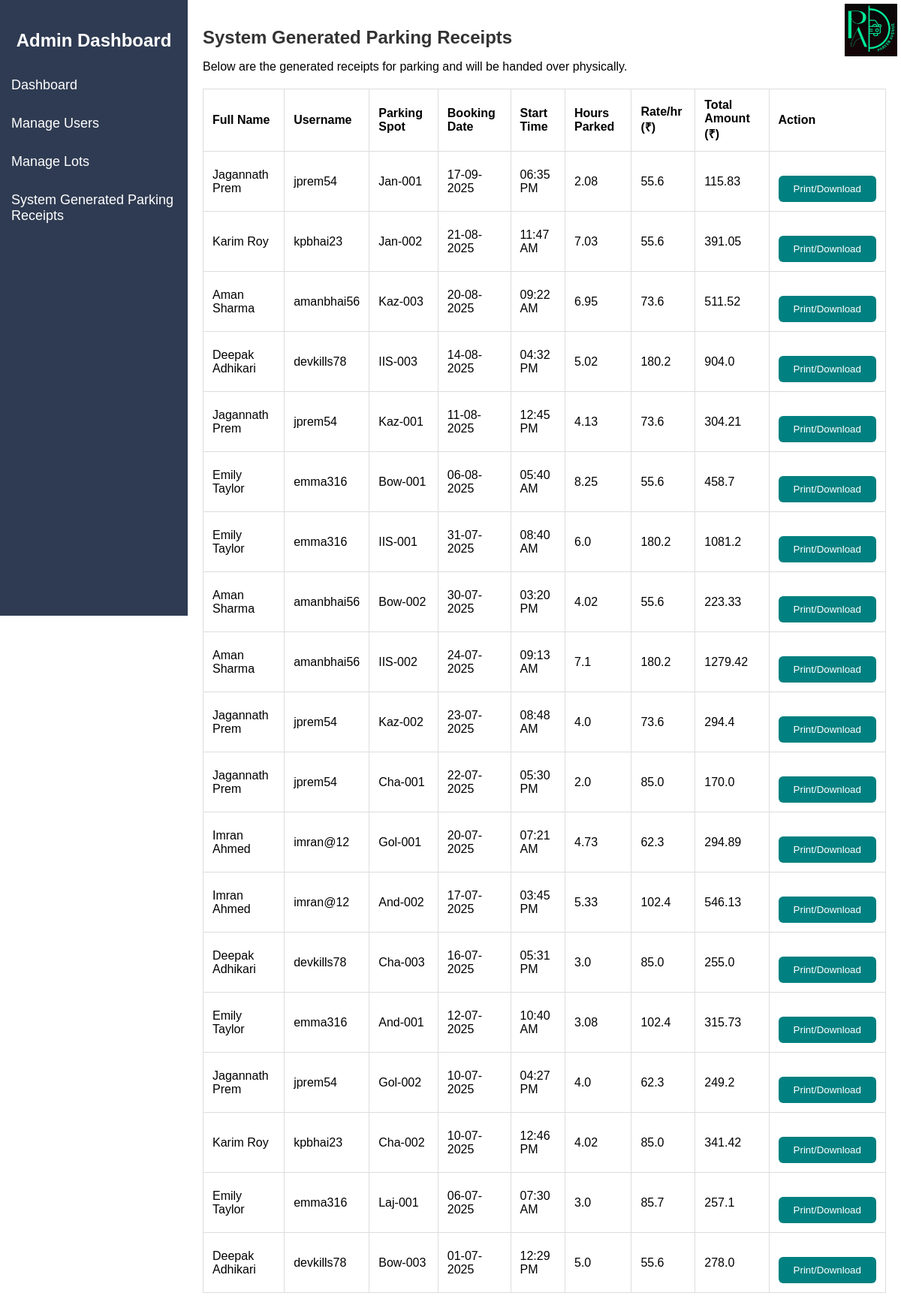
Before: /receipts (signed in) with the older database file.
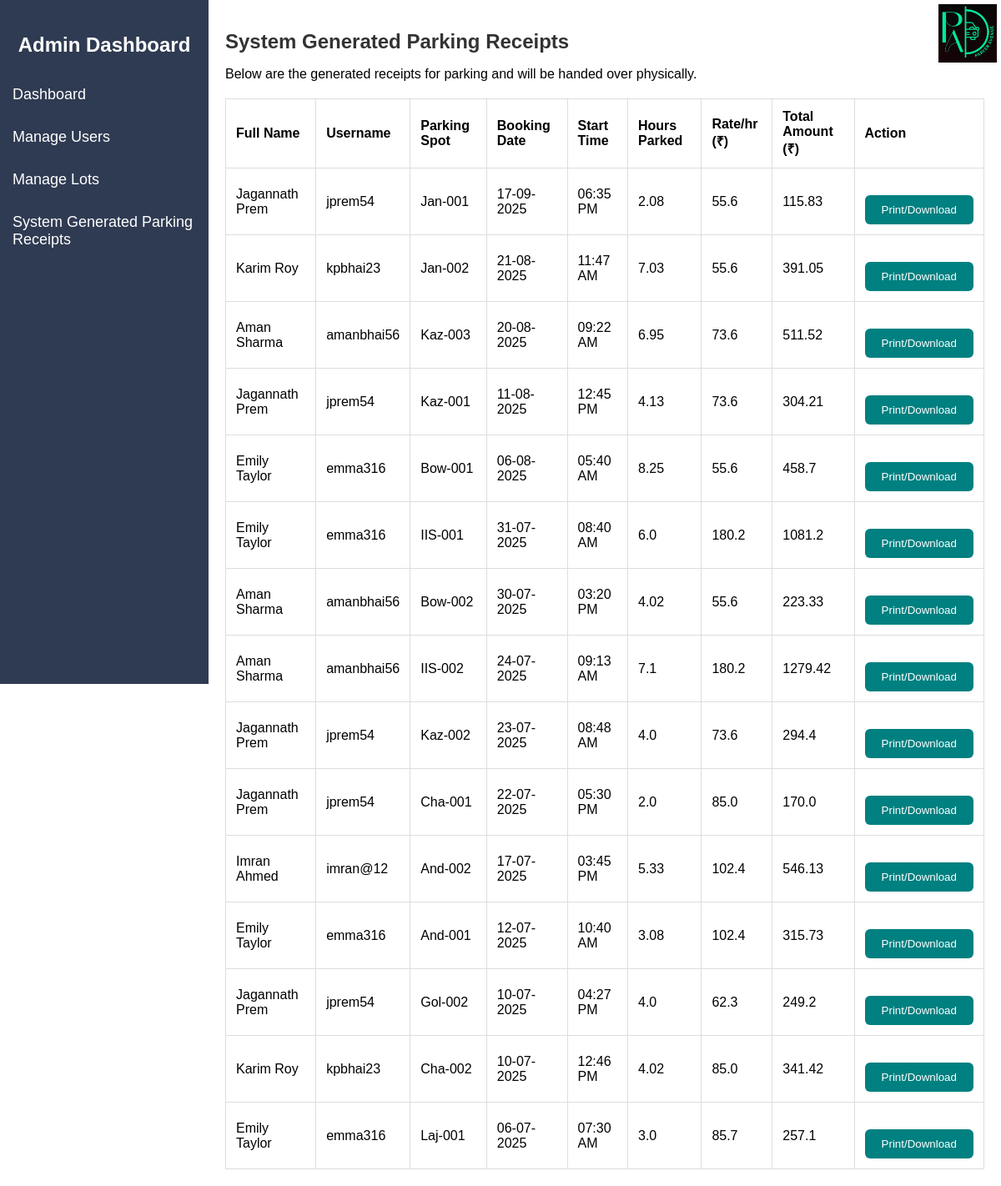
After: the same page with the newer database file.
### models.py (models this page shows, shortened)
class User(db.Model):
    id=db.Column(db.Integer, primary_key=True)
    username=db.Column(db.String(80), unique=True, nullable=False)
    fullname=db.Column(db.String(100), nullable=True)
    email=db.Column(db.String(120), unique=True, nullable=False)
    password=db.Column(db.String(50), nullable=False)
    dob=db.Column(db.Date, nullable=False)
    state=db.Column(db.String(50), nullable=False)
    is_admin=db.Column(db.Boolean, default=False)
    is_banned=db.Column(db.Boolean, default=False)
    reservations=db.relationship('Reservation', backref='user', lazy=True)

class ParkingSpot(db.Model):
    id=db.Column(db.Integer, primary_key=True)
    lot_id=db.Column(db.Integer, db.ForeignKey('parking_lot.id'), nullable=False)
    status=db.Column(db.String(1), default='A')  # A = Available, O = Occupied
    spot_number=db.Column(db.String(10), nullable=False)
    reservation=db.relationship('Reservation', backref='spot', uselist=False)

class Reservation(db.Model):
    id=db.Column(db.Integer, primary_key=True)
    spot_id=db.Column(db.Integer, db.ForeignKey('parking_spot.id'), nullable=False)
    user_id=db.Column(db.Integer, db.ForeignKey('user.id'), nullable=False)
    vehicle_id=db.Column(db.Integer, db.ForeignKey('vehicle.id'), nullable=True)
    parking_timestamp=db.Column(db.DateTime, default=datetime.utcnow)
    leaving_timestamp=db.Column(db.DateTime, nullable=True)
    cost_per_hour=db.Column(db.Float, nullable=False)
    total_cost=db.Column(db.Float, default=0.0)
    status=db.Column(db.String(20), default='Pending')

### app.py (the view)
@app.route('/receipts')
@admin_required
def receipts():
    reservations=Reservation.query.filter(
        Reservation.leaving_timestamp.isnot(None), Reservation.status!="Cancelled"
    ).order_by(Reservation.leaving_timestamp.desc()).all()
    receipts = []
    for i in reservations:
        receipts.append({'id':i.id,'username':i.user.username,'fullname':i.user.fullname,'parking_spot':i.spot.spot_number,'booking_date':i.parking_timestamp.strftime('%d-%m-%Y'),'start_time':i.parking_timestamp.strftime('%I:%M %p'),'hours_parked': round((i.leaving_timestamp-i.parking_timestamp).total_seconds()/3600, 2),'rate_per_hour':i.cost_per_hour,'total_amount':i.total_cost})
    return render_template('receipt.html', receipts=receipts)

### app.py (called while the page is built)
def admin_required(f):
    @wraps(f)
    def decorated_function(*args, **kwargs):
        if not session.get('admin_logged_in'):
            flash('Admin access is required', 'danger')
            return redirect(url_for('admin_login'))
        return f(*args, **kwargs)
    return decorated_function

### templates/receipt.html (shortened to what this page needs)
<!DOCTYPE html>
<html lang="en">
<head>
</head>
<body>
    <div class="sidebar">
        <h2>Admin Dashboard</h2>
        <a href="{{ url_for('admin_dashboard') }}">Dashboard</a>
        <a href="{{ url_for('manage_users') }}">Manage Users</a>
        <a href="{{ url_for('manage_lots') }}">Manage Lots</a>
        <a href="{{ url_for('receipts') }}">System Generated Parking Receipts</a>
    </div>
    <div class="main-content">
        <div class="logo-container">
            <img src="{{ url_for('static', filename='../static/images/parker_avenue_logo.png') }}" alt=" ">
        </div>
        <h1>System Generated Parking Receipts</h1>
        <p>Below are the generated receipts for parking and will be handed over physically.</p>
        <table id="receiptTable">
            <thead>
                <tr>
                    <th>Full Name</th>
                    <th>Username</th>
                    <th>Parking Spot</th>
                    <th>Booking Date</th>
                    <th>Start Time</th>
                    <th>Hours Parked</th>
                    <th>Rate/hr (₹)</th>
                    <th>Total Amount (₹)</th>
                    <th class="action-col">Action</th>
                </tr>
            </thead>
            <tbody>
                {% for receipt in receipts %}
                <tr id="receipt-row-{{ receipt.id }}">
                    <td>{{ receipt.fullname }}</td>
                    <td>{{ receipt.username }}</td>
                    <td>{{ receipt.parking_spot }}</td>
                    <td>{{ receipt.booking_date }}</td>
                    <td>{{ receipt.start_time }}</td>
                    <td>{{ receipt.hours_parked }}</td>
                    <td>{{ receipt.rate_per_hour }}</td>
                    <td>{{ receipt.total_amount }}</td>
                    <td class="action-col">
                        <button class="print-btn" onclick="printRow('receipt-row-{{ receipt.id }}')">Print/Download</button>
        </td>
    </tr>
    {% endfor %}
            </tbody>
        </table>
    </div>
</body>
</html>

Changed rows visible on the page:
removed User: fullname "Deepak Adhikari" "Deepak Adhikari" "Deepak Adhikari", username "devkills78" "devkills78" "devkills78"
no longer on this page (row unchanged): ParkingSpot: parking_spot "IIS-003"
removed Reservation: rate_per_hour "180.2", total_amount "904.0"
no longer on this page (row edited): ParkingSpot: parking_spot "Gol-001"
no longer on this page (row edited): Reservation: rate_per_hour "62.3", total_amount "294.89"
no longer on this page (row unchanged): ParkingSpot: parking_spot "Cha-003"
removed Reservation: rate_per_hour "85.0", total_amount "255.0"
no longer on this page (row unchanged): ParkingSpot: parking_spot "Bow-003"
no longer on this page (row edited): Reservation: rate_per_hour "55.6", total_amount "278.0"
Other visible differences:
list line gone: "14-08-2025 04:32 PM 5.02 Print/Download"
list line gone: "Imran Ahmed imran@12"
list line gone: "20-07-2025 07:21 AM 4.73 Print/Download"
list line gone: "16-07-2025 05:31 PM 3.0 Print/Download"
list line gone: "01-07-2025 12:29 PM 5.0 Print/Download"
